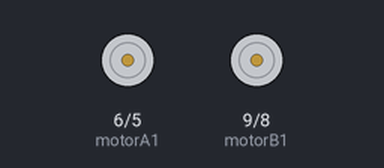
Simulated run of this sketch. Board: Arduino Uno, built with avr-gcc and run on an emulated ATmega328P. On the bench: motor-driver pin pairs drawn as motors (green arrow = first pin HIGH = forward, orange = second pin HIGH = backward, longer = more drive, scaled by the enable pin). What the sketch prints to the serial monitor is not drawn.

Above: at 0.1 s.
At 0.73 s:
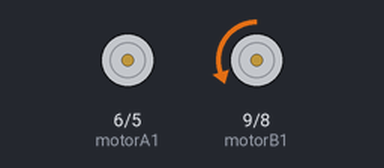
Timing chart, 0 to 2.2 s (numbered marks = the images above):
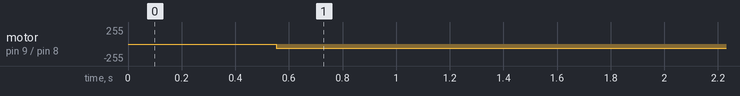

Measured:
- by itself, motor on pin 9 (motorB1) / pin 8 (motorB2): stopped → backward 63/255 at 0.55 s

The sketch:

QTR_ARRAY_TEST.ino
```cpp
#include <QTRSensors.h>

//SPEEDS MAX 255
  int motorspeed_A;
  int motorspeed_B;
  int straight_speed =  63;
  int soft_speed =      68;
  int slight_speed =    76;
  int moderate_speed =  84;
  int hard_speed =      92;


//QTRRC8 ARRAY
//  #define NUM_SENSORS   8     // number of sensors used
//  #define TIMEOUT       2500  // waits for 2500 microseconds for sensor outputs to go low
//  #define EMITTER_PIN   52     // emitter is controlled by digital pin 2
  #define irvalue       2200


//L293 Connection
  const int motorA1      = 6;
  const int motorA2      = 5;
  const int motorAspeed  = 7;
  const int motorB1      = 9;
  const int motorB2      = 8;
  const int motorBspeed  = 10;


//===========================================================================================
//HERE WE GO
//===========================================================================================
QTRSensors qtrrc;

const uint8_t SensorCount = 8;
uint16_t sensorValues[SensorCount];


void setup()
{

    qtrrc.setTypeRC();
    qtrrc.setSensorPins((const uint8_t[]) {50, 48, 46, 44, 42, 40, 38, 36}, SensorCount);
    qtrrc.setEmitterPin(52);
    delay(500);

    Serial.begin(9600); // set the data rate in bits per second for serial data transmission

    pinMode(motorA1, OUTPUT);
    pinMode(motorA2, OUTPUT);
    pinMode(motorB1, OUTPUT);
    pinMode(motorB2, OUTPUT);

    //delay(1000);
}


void loop()
{
      read_array();
          for (unsigned char i = 0; i < SensorCount; i++)
          {
            Serial.print(sensorValues[i]);
            Serial.print('\t'); // tab to format the raw data into columns in the Serial monitor
          }
          Serial.println();
      //delay(250);

} //end loop


  void read_array() {

     qtrrc.read(sensorValues);

    //-------------------------------------------
    //MOTOR A
    //-------------------------------------------
        //HARD RIGHT
        if (sensorValues[0] > irvalue) {
              Serial.print("Hard Right");
              motorspeed_A = hard_speed;
        }
        //MODERATE RIGHT
        else if (sensorValues[1] > irvalue) {
              Serial.print("Moderate Right");
              motorspeed_A = moderate_speed;
        }
        //SLIGHT RIGHT
        else if (sensorValues[2] > irvalue) {
              Serial.print("Slight Right");
               motorspeed_A = slight_speed;
        }
        //SOFT RIGHT
        else if(sensorValues[3] > irvalue) {
              Serial.print("Soft Right");
              motorspeed_A = soft_speed;
        }
        //FORWARD
        else {
              //Serial.print("Right Forward");
              motorspeed_A = straight_speed;
        }

    //-------------------------------------------
    //MOTOR B
    //-------------------------------------------
        //HARD LEFT
        if (sensorValues[7] > irvalue) {
              Serial.print("Hard Left");
              motorspeed_B = hard_speed;
        }
        //MODERATE LEFT
        else if (sensorValues[6] > irvalue) {
              Serial.print("Moderate Left");
              motorspeed_B = moderate_speed;
        }
        //SLIGHT LEFT
        else if (sensorValues[5] > irvalue) {
              Serial.print("Slight Left");
              motorspeed_B = slight_speed;
        }
        //SOFT LEFT
        else if(sensorValues[4] > irvalue) {
              Serial.print("Soft Left");
              motorspeed_B = soft_speed;
        }
        //FORWARD
        else {
              //Serial.print("Left Forward");
              motorspeed_B = straight_speed;
        }

        drive(false, true, motorspeed_A, motorspeed_B);
        Serial.print('\t');
  }//end read_array


  void drive(bool motor1, bool motor2, int motorspeed1, int motorspeed2) {


            digitalWrite (motorA1, motor1);   //L
            digitalWrite(motorA2, motor2);    //H
            analogWrite (motorAspeed, motorspeed1);

            digitalWrite (motorB1, motor1);   //L
            digitalWrite(motorB2,motor2);     //H
            analogWrite (motorBspeed, motorspeed2);


  } //end drive
```
